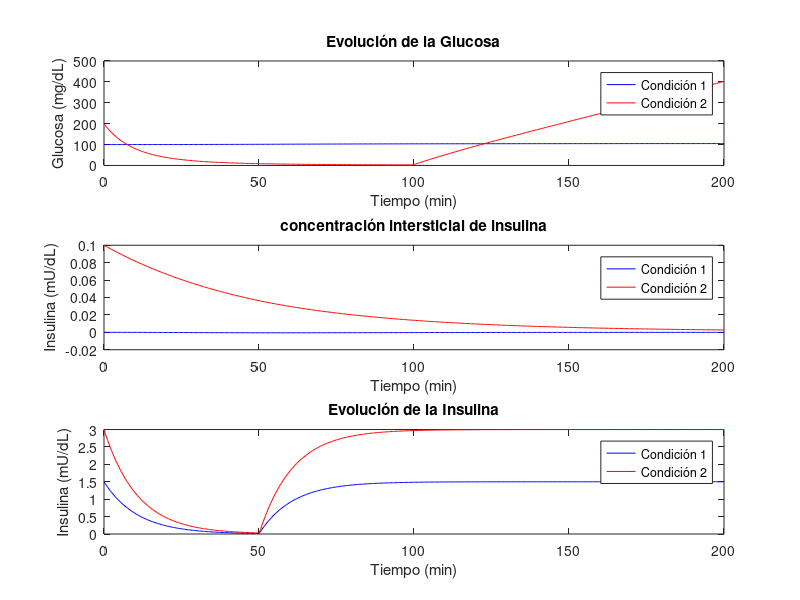

Here is the MATLAB script that generated this plot:
function modelo_original()
    % Parámetros del modelo ajustados
    GB = 100;       % Nivel basal de glucosa (mg/dl)
    IB = 1.5;       % Nivel basal de insulina (mU/dl)
    VL = 120;       % Volumen de distribución de la insulina (dl)
    p2 = 20e-3;     % Tasa de eliminación de la acción de la insulina (1/min)
    p3 = 13e-6;     % Sensibilidad de la glucosa a la insulina (1/min)
    p4 = 5/54;      % Parámetro p4 (1/min)
    p1 = 0.03
    n = 0.14; 


    CI1 = [100; 0; 1.5];  % [G, X, I] 
    CI2 = [200; 0.1; 3];    % [G, X, I] 

    % Tiempo de simulación
    tspan = [0 200];


    h1 = @(t) 0;  % Ingesta de glucosa (perturbación)
    h2 = @(t) 5 * (t > 100);
    
    i1 = @(t) p4*IB*VL * (t > 50);  % Infusión de insulina (variable manipulada)
    i2 = @(t)  p4*IB*VL *2 * (t > 50);

    % Simulación para ambas condiciones
    [t1, y1] = ode45(@(t, y) modelo(t, y, p4, p2, p3, n, VL, IB, h1, i1), tspan, CI1);
    [t2, y2] = ode45(@(t, y) modelo(t, y, p4, p2, p3, n, VL, IB, h2, i2), tspan, CI2);

    % Crear un conjunto común de puntos de tiempo
    t_common = linspace(0, 200, 500); % 500 puntos equidistantes en el tiempo
    
    % Interpolar los resultados en los mismos puntos de tiempo
    y1_interp = interp1(t1, y1, t_common, 'linear');
    y2_interp = interp1(t2, y2, t_common, 'linear');

    % Graficar resultados
    figure;
    subplot(3,1,1);
    plot(t_common, y1_interp(:,1), 'b', t_common, y2_interp(:,1), 'r');
    xlabel('Tiempo (min)'); ylabel('Glucosa (mg/dL)');
    legend('Condición 1', 'Condición 2'); title('Evolución de la Glucosa');

    subplot(3,1,2);
    plot(t_common, y1_interp(:,2), 'b', t_common, y2_interp(:,2), 'r');
    xlabel('Tiempo (min)'); ylabel('Insulina (mU/dL)');
    legend('Condición 1', 'Condición 2'); title('concentración intersticial de insulina');
   
    subplot(3,1,3);
    plot(t_common, y1_interp(:,3), 'b', t_common, y2_interp(:,3), 'r');
    xlabel('Tiempo (min)'); ylabel('Insulina (mU/dL)');
    legend('Condición 1', 'Condición 2'); title('Evolución de la Insulina');

end

function dydt = modelo(t, y, p4, p2, p3, n, VL, IB, h, i)
    G = y(1);
    X = y(2);
    I = y(3);
    
    % Evaluar las funciones de perturbación e insulina
    h_t = h(t);
    i_t = i(t);
    
    dGdt = -G * X + h_t;
    dXdt = -p2 * X + p3 * (I - IB);
    dIdt = -p4*I + i_t / VL;
    
    dydt = [dGdt; dXdt; dIdt];
end


